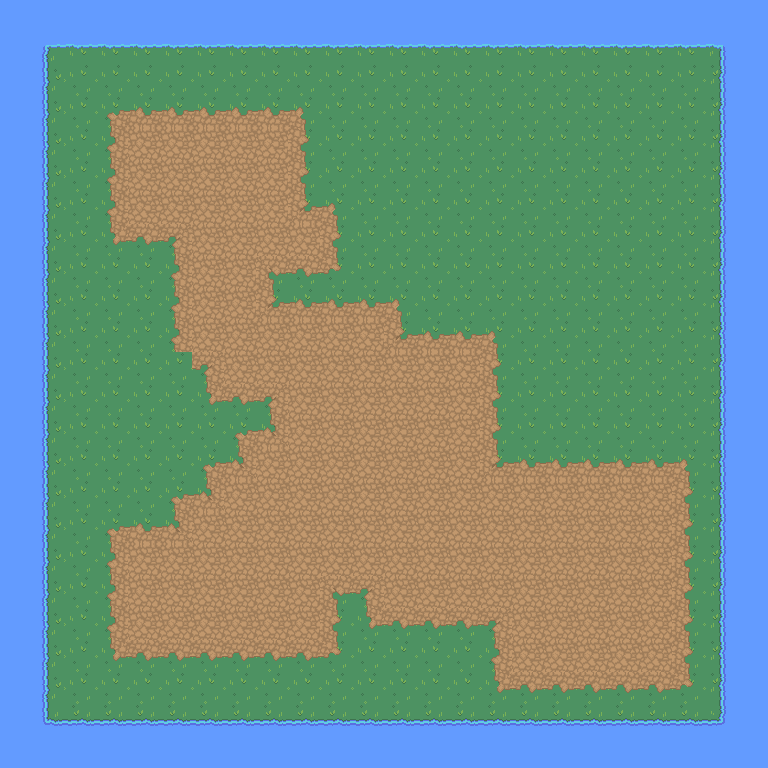

This game map was drawn from its Tiled (.tmx) file and the tilesets committed beside it. A one-line description and the full map source follow:
An orthogonal 24x24 tile map with 32x32 px tiles, 3 tile layers (Water, Island, details).

<map version="1.10" tiledversion="1.10.1" orientation="orthogonal" renderorder="right-down" width="24" height="24" tilewidth="32" tileheight="32" infinite="0" nextlayerid="4" nextobjectid="1">
 <tileset firstgid="1" source="nature rpg.tsx" />
 <layer id="2" name="Water" width="24" height="24">
  <data encoding="csv">
152,152,152,152,152,152,152,152,152,152,152,152,152,152,152,152,152,152,152,152,152,152,152,152,
152,152,152,152,152,152,152,152,152,152,152,152,152,152,152,152,152,152,152,152,152,152,152,152,
152,152,152,152,152,152,152,152,152,152,152,152,152,152,152,152,152,152,152,152,152,152,152,152,
152,152,152,152,152,152,152,152,152,152,152,152,152,152,152,152,152,152,152,152,152,152,152,152,
152,152,152,152,152,152,152,152,152,152,152,152,152,152,152,152,152,152,152,152,152,152,152,152,
152,152,152,152,152,152,152,152,152,152,152,152,152,152,152,152,152,152,152,152,152,152,152,152,
152,152,152,152,152,152,152,152,152,152,152,152,152,152,152,152,152,152,152,152,152,152,152,152,
152,152,152,152,152,152,152,152,152,152,152,152,152,152,152,152,152,152,152,152,152,152,152,152,
152,152,152,152,152,152,152,152,152,152,152,152,152,152,152,152,152,152,152,152,152,152,152,152,
152,152,152,152,152,152,152,152,152,152,152,152,152,152,152,152,152,152,152,152,152,152,152,152,
152,152,152,152,152,152,152,152,152,152,152,152,152,152,152,152,152,152,152,152,152,152,152,152,
152,152,152,152,152,152,152,152,152,152,152,152,152,152,152,152,152,152,152,152,152,152,152,152,
152,152,152,152,152,152,152,152,152,152,152,152,152,152,152,152,152,152,152,152,152,152,152,152,
152,152,152,152,152,152,152,152,152,152,152,152,152,152,152,152,152,152,152,152,152,152,152,152,
152,152,152,152,152,152,152,152,152,152,152,152,152,152,152,152,152,152,152,152,152,152,152,152,
152,152,152,152,152,152,152,152,152,152,152,152,152,152,152,152,152,152,152,152,152,152,152,152,
152,152,152,152,152,152,152,152,152,152,152,152,152,152,152,152,152,152,152,152,152,152,152,152,
152,152,152,152,152,152,152,152,152,152,152,152,152,152,152,152,152,152,152,152,152,152,152,152,
152,152,152,152,152,152,152,152,152,152,152,152,152,152,152,152,152,152,152,152,152,152,152,152,
152,152,152,152,152,152,152,152,152,152,152,152,152,152,152,152,152,152,152,152,152,152,152,152,
152,152,152,152,152,152,152,152,152,152,152,152,152,152,152,152,152,152,152,152,152,152,152,152,
152,152,152,152,152,152,152,152,152,152,152,152,152,152,152,152,152,152,152,152,152,152,152,152,
152,152,152,152,152,152,152,152,152,152,152,152,152,152,152,152,152,152,152,152,152,152,152,152,
152,152,152,152,152,152,152,152,152,152,152,152,152,152,152,152,152,152,152,152,152,152,152,152
</data>
 </layer>
 <layer id="1" name="Island" width="24" height="24">
  <data encoding="csv">
0,0,0,0,0,0,0,0,0,0,0,0,0,0,0,0,0,0,0,0,0,0,0,0,
0,66,67,67,67,67,67,67,67,67,67,67,67,67,67,67,67,67,67,67,67,67,68,0,
0,86,87,87,87,87,87,87,87,87,87,87,87,87,87,87,87,87,87,87,87,87,88,0,
0,86,87,87,87,87,87,87,87,87,87,87,87,87,87,87,87,87,87,87,87,87,88,0,
0,86,87,87,87,87,87,87,87,87,87,87,87,87,87,87,87,87,87,87,87,87,88,0,
0,86,87,87,87,87,87,87,87,87,87,87,87,87,87,87,87,87,87,87,87,87,88,0,
0,86,87,87,87,87,87,87,87,87,87,87,87,87,87,87,87,87,87,87,87,87,88,0,
0,86,87,87,87,87,87,87,87,87,87,87,87,87,87,87,87,87,87,87,87,87,88,0,
0,86,87,87,87,87,87,87,87,87,87,87,87,87,87,87,87,87,87,87,87,87,88,0,
0,86,87,87,87,87,87,87,87,87,87,87,87,87,87,87,87,87,87,87,87,87,88,0,
0,86,87,87,87,87,87,87,87,87,87,87,87,87,87,87,87,87,87,87,87,87,88,0,
0,86,87,87,87,87,87,87,87,87,87,87,87,87,87,87,87,87,87,87,87,87,88,0,
0,86,87,87,87,87,87,87,87,87,87,87,87,87,87,87,87,87,87,87,87,87,88,0,
0,86,87,87,87,87,87,87,87,87,87,87,87,87,87,87,87,87,87,87,87,87,88,0,
0,86,87,87,87,87,87,87,87,87,87,87,87,87,87,87,87,87,87,87,87,87,88,0,
0,86,87,87,87,87,87,87,87,87,87,87,87,87,87,87,87,87,87,87,87,87,88,0,
0,86,87,87,87,87,87,87,87,87,87,87,87,87,87,87,87,87,87,87,87,87,88,0,
0,86,87,87,87,87,87,87,87,87,87,87,87,87,87,87,87,87,87,87,87,87,88,0,
0,86,87,87,87,87,87,87,87,87,87,87,87,87,87,87,87,87,87,87,87,87,88,0,
0,86,87,87,87,87,87,87,87,87,87,87,87,87,87,87,87,87,87,87,87,87,88,0,
0,86,87,87,87,87,87,87,87,87,87,87,87,87,87,87,87,87,87,87,87,87,88,0,
0,86,87,87,87,87,87,87,87,87,87,87,87,87,87,87,87,87,87,87,87,87,88,0,
0,106,107,107,107,107,107,107,107,107,107,107,107,107,107,107,107,107,107,107,107,107,108,0,
0,0,0,0,0,0,0,0,0,0,0,0,0,0,0,0,0,0,0,0,0,0,0,0
</data>
 </layer>
 <layer id="3" name="details" width="24" height="24">
  <data encoding="csv">
0,0,0,0,0,0,0,0,0,0,0,0,0,0,0,0,0,0,0,0,0,0,0,0,
0,0,0,0,0,0,0,0,0,0,0,0,0,0,0,0,0,0,0,0,0,0,0,0,
0,0,0,0,0,0,0,0,0,0,0,0,0,0,0,0,0,0,0,0,0,0,0,0,
0,0,0,126,127,127,127,127,127,128,0,0,0,0,0,0,0,0,0,0,0,0,0,0,
0,0,0,146,147,147,147,147,147,148,0,0,0,0,0,0,0,0,0,0,0,0,0,0,
0,0,0,146,147,147,147,147,147,148,0,0,0,0,0,0,0,0,0,0,0,0,0,0,
0,0,0,146,147,147,147,147,147,149,128,0,0,0,0,0,0,0,0,0,0,0,0,0,
0,0,0,166,167,130,147,147,147,147,148,0,0,0,0,0,0,0,0,0,0,0,0,0,
0,0,0,0,0,146,147,147,129,167,168,0,0,0,0,0,0,0,0,0,0,0,0,0,
0,0,0,0,0,146,147,147,149,127,127,127,128,0,0,0,0,0,0,0,0,0,0,0,
0,0,0,0,0,146,147,147,147,147,147,147,149,127,127,128,0,0,0,0,0,0,0,0,
0,0,0,0,0,0,130,147,147,147,147,147,147,147,147,148,0,0,0,0,0,0,0,0,
0,0,0,0,0,0,166,167,130,147,147,147,147,147,147,148,0,0,0,0,0,0,0,0,
0,0,0,0,0,0,0,126,150,147,147,147,147,147,147,148,0,0,0,0,0,0,0,0,
0,0,0,0,0,0,126,150,147,147,147,147,147,147,147,149,127,127,127,127,127,128,0,0,
0,0,0,0,0,126,150,147,147,147,147,147,147,147,147,147,147,147,147,147,147,148,0,0,
0,0,0,126,127,150,147,147,147,147,147,147,147,147,147,147,147,147,147,147,147,148,0,0,
0,0,0,146,147,147,147,147,147,147,147,147,147,147,147,147,147,147,147,147,147,148,0,0,
0,0,0,146,147,147,147,147,147,147,129,130,147,147,147,147,147,147,147,147,147,148,0,0,
0,0,0,146,147,147,147,147,147,147,148,166,167,167,167,130,147,147,147,147,147,148,0,0,
0,0,0,166,167,167,167,167,167,167,168,0,0,0,0,146,147,147,147,147,147,148,0,0,
0,0,0,0,0,0,0,0,0,0,0,0,0,0,0,166,167,167,167,167,167,168,0,0,
0,0,0,0,0,0,0,0,0,0,0,0,0,0,0,0,0,0,0,0,0,0,0,0,
0,0,0,0,0,0,0,0,0,0,0,0,0,0,0,0,0,0,0,0,0,0,0,0
</data>
 </layer>
</map>
